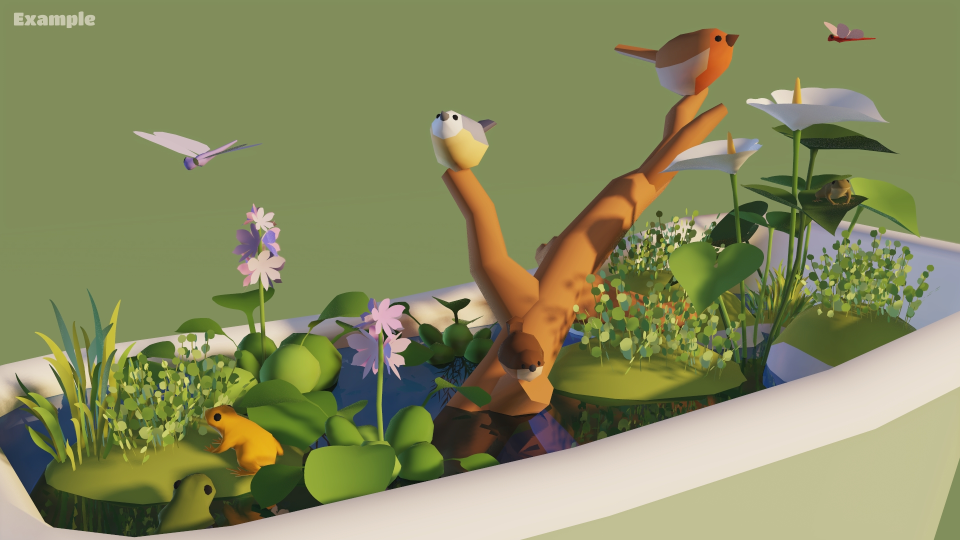
#> input picture studio/assets/oga/pond_kit/example_2_close.jpg, 1920 x 1080 px (shown at 1/2 size); its folder holds only this picture in this run
$ python -i look.py   (imports and definitions only)
#> lines starting #> are read from the running program, lines starting #| are printed output that depends on the picture
#> further down, picture is the input picture: PIL image 1920x1080 RGB; mean R, G, B 134.9, 138.7, 95.5
"""The 'look' of engine 2: richer colour, 3D-style shading, textures, glow and depth.

grade()      final colour grade on every frame: vibrance, gentle contrast, warm bloom, soft vignette
shade3d()    rounds off a flat sprite: light from above, ambient occlusion below, a glossy highlight
texture()    fine grain and speckle on scenery so grass, roads and hills don't look flat
"""
import math

import numpy as np
from PIL import Image, ImageChops, ImageEnhance, ImageFilter

W, H = 1920, 1080

_LUT = None
_VIG = None


def _lut():
    global _LUT
    if _LUT is None:
        x = np.arange(256) / 255.0
        y = x + 0.10 * np.sin(2 * math.pi * (x - 0.5)) * 0.5   # soft S-curve: a little more punch
        y = np.clip(y * 1.02, 0, 1)
        _LUT = [int(v * 255 + 0.5) for v in y] * 3
    return _LUT


def _vignette():
    global _VIG
    if _VIG is None:
        yy, xx = np.mgrid[0:H // 4, 0:W // 4]
        d = np.sqrt(((xx - W / 8) / (W / 8)) ** 2 + ((yy - H / 8) / (H / 8)) ** 2)
        v = np.clip(1 - 0.16 * np.clip(d - 0.55, 0, None) ** 1.6, 0, 1)
        _VIG = Image.fromarray((v * 255).astype(np.uint8)).resize((W, H), Image.BILINEAR)
    return _VIG


def grade(frame, vibrance=1.3, bloom=0.16, time="day"):
    """Frame (RGBA or RGB, 1920x1080) -> graded RGB."""
#> called with vibrance = 1.3, bloom = 0.16, time = 'day'
    img = frame.convert("RGB")
    img = ImageEnhance.Color(img).enhance(vibrance)
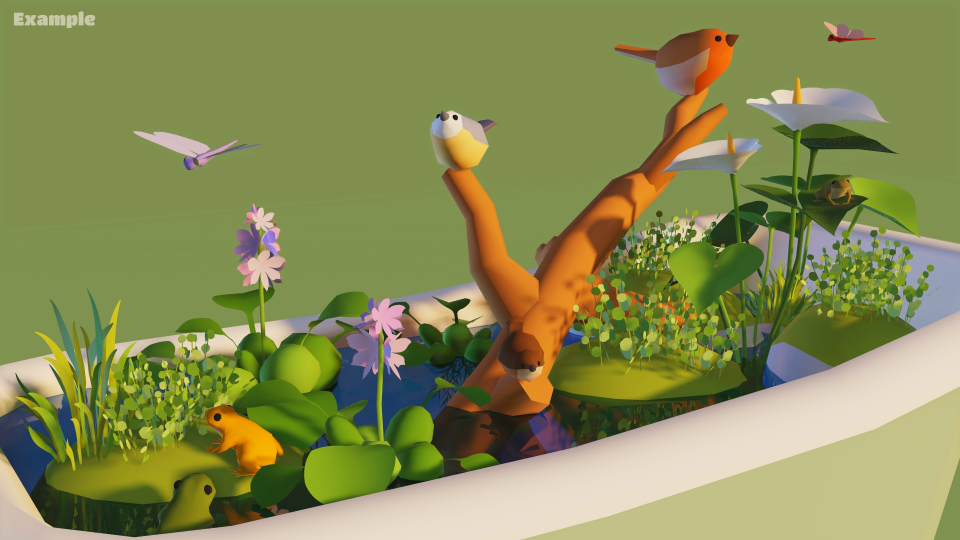
#> img: PIL image 1920x1080 RGB (shown at 1/2 size); mean R, G, B 135.1, 140.1, 83.8
    img = img.point(_lut())
    # bloom: bright areas glow softly (sun, sky, lit windows, foam)
    small = img.resize((W // 6, H // 6), Image.BILINEAR)
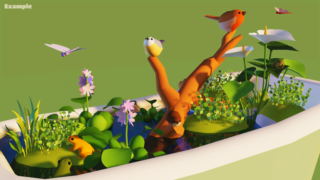
#> small: PIL image 320x180 RGB; mean R, G, B 138.3, 145.9, 79.2
    bright = small.point(lambda v: max(0, (v - 226) * 6))
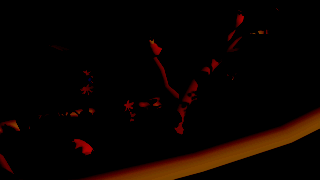
#> bright: PIL image 320x180 RGB; mean R, G, B 9.9, 2.9, 0
    glow = bright.filter(ImageFilter.GaussianBlur(10)).resize((W, H), Image.BILINEAR)
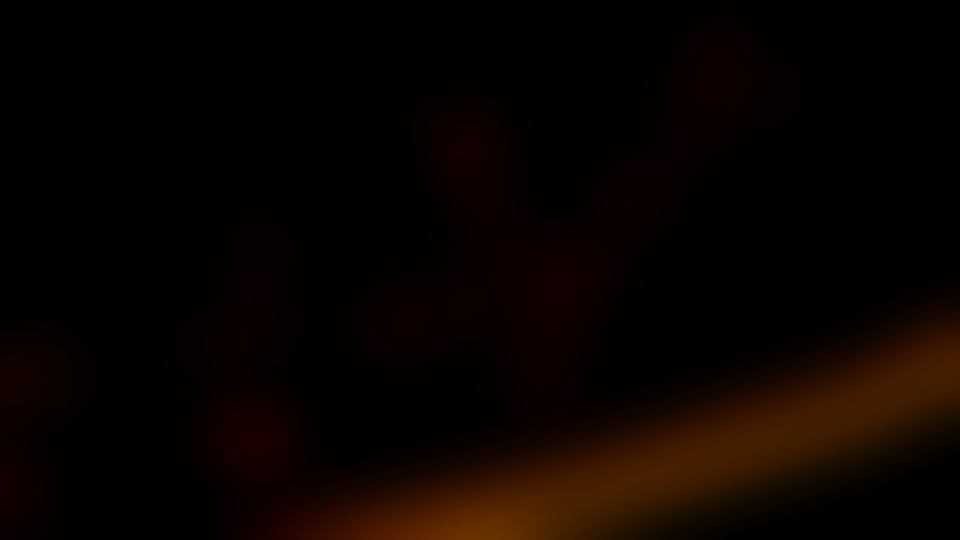
#> glow: PIL image 1920x1080 RGB (shown at 1/2 size); mean R, G, B 9.9, 2.9, 0
    if time in ("golden", "dusk", "dawn"):
        glow = ImageChops.multiply(glow, Image.new("RGB", (W, H), (255, 214, 170)))
    img = ImageChops.add(img, ImageEnhance.Brightness(glow).enhance(bloom))
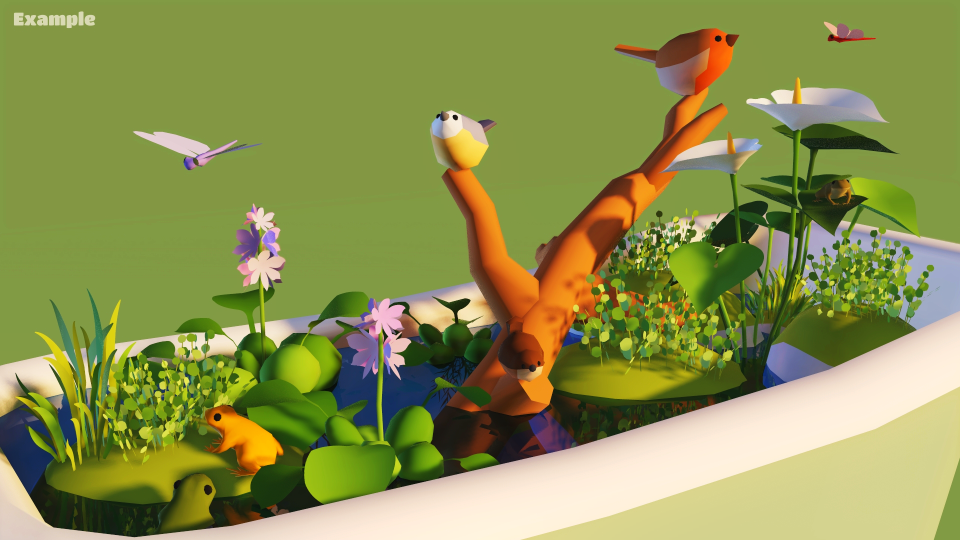
#> img: PIL image 1920x1080 RGB (shown at 1/2 size); mean R, G, B 139.5, 146.3, 79.2
    # soft vignette keeps the eye on the middle of the frame
    img = ImageChops.multiply(img, Image.merge("RGB", (_vignette(),) * 3))
#> in _vignette, `_VIG = Image.fromarray((v * 255).astype(np.uint8)).resize((W, H), Imag..`:
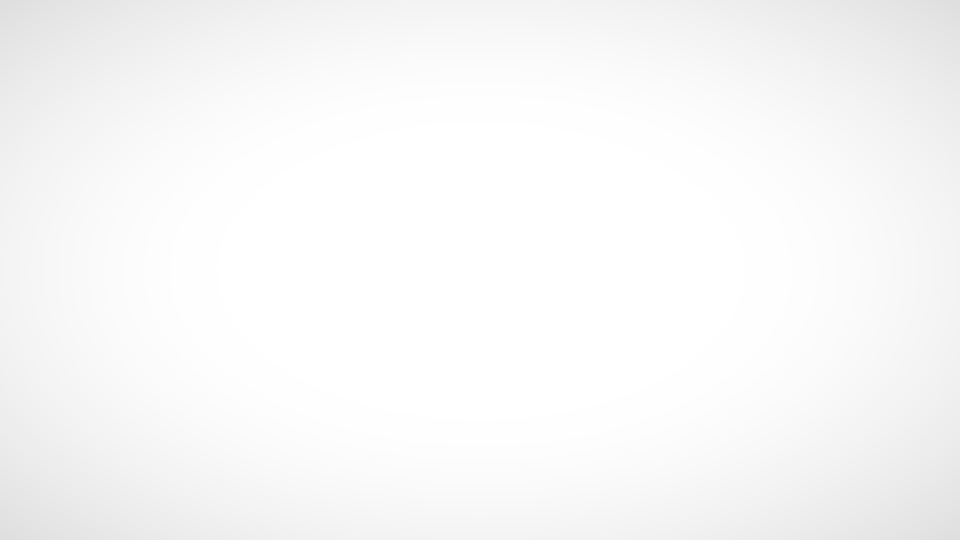
#> _VIG: PIL image 1920x1080 L (shown at 1/2 size); min 222, max 255, mean 248.2
    return img


# [102 lines left out: functions shade3d, texture, sky, cloud, not called in this run]

>>> from PIL import Image
>>> picture = Image.open('../assets/oga/pond_kit/example_2_close.jpg')
>>> result = grade(picture)

$ run again, on studio/assets/oga/pond_kit/example_2_wide.jpg
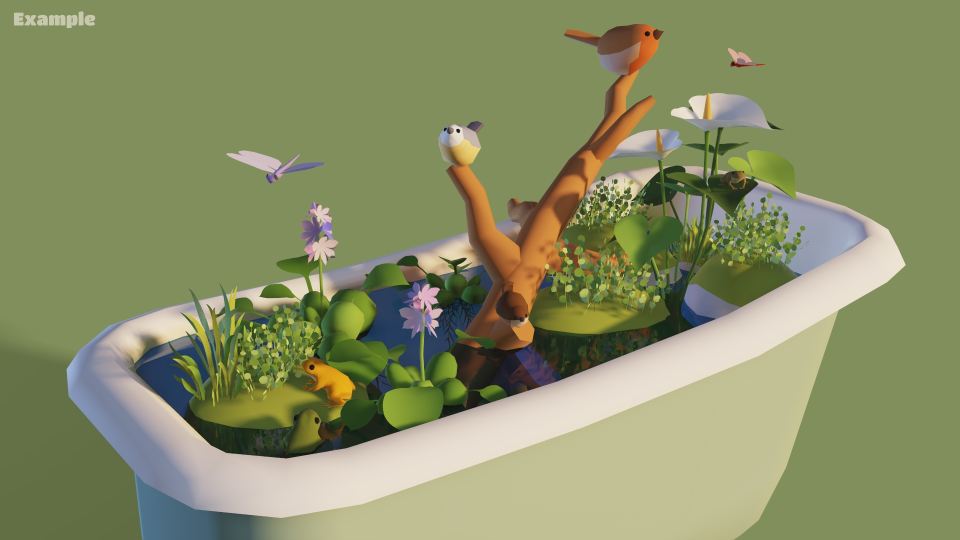
#> input picture studio/assets/oga/pond_kit/example_2_wide.jpg, 1920 x 1080 px (shown at 1/2 size)
#> picture is the input picture: PIL image 1920x1080 RGB; mean R, G, B 136.6, 143.1, 102
#> in grade, `glow = bright.filter(ImageFilter.GaussianBlur(10)).resize((W, H), Imag..`:
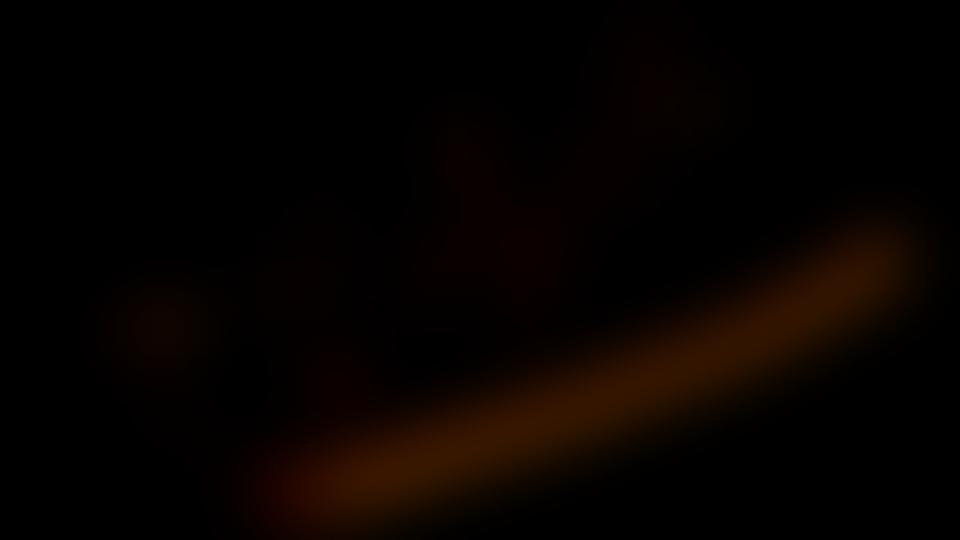
#> glow: PIL image 1920x1080 RGB (shown at 1/2 size); mean R, G, B 7, 2.2, 0
#> in grade, `img = ImageChops.add(img, ImageEnhance.Brightness(glow).enhance(bloom))`:
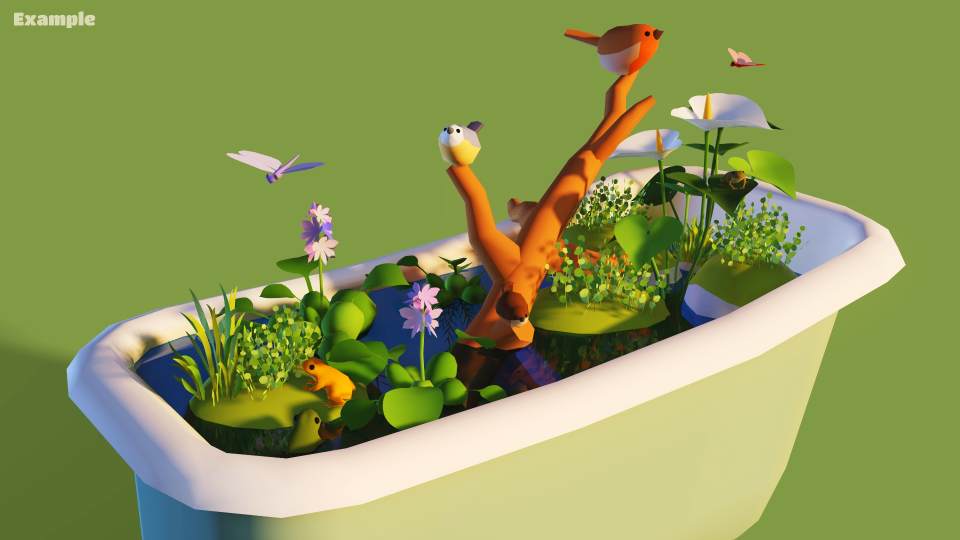
#> img: PIL image 1920x1080 RGB (shown at 1/2 size); mean R, G, B 140.2, 152.3, 86.4

$ run again, on studio/assets/oga/pond_kit/example_close.jpg
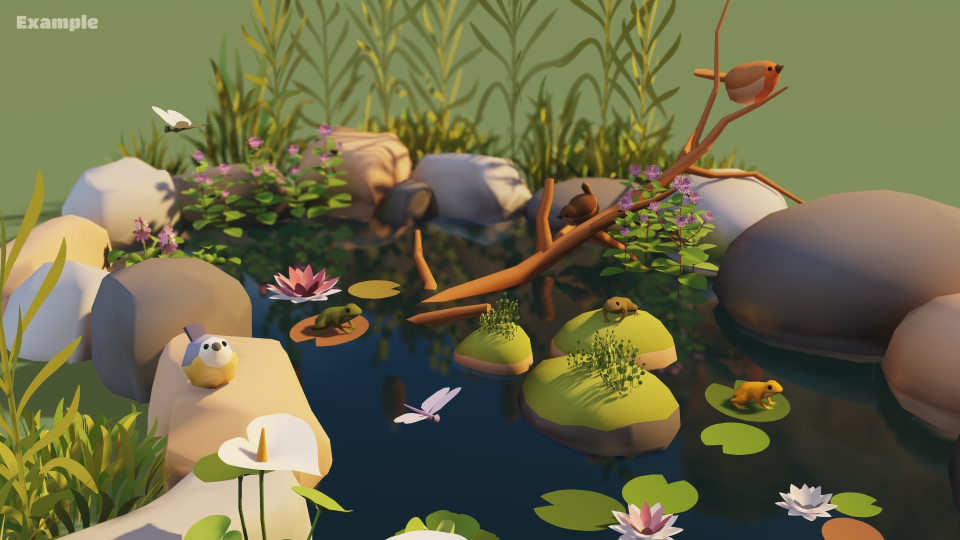
#> input picture studio/assets/oga/pond_kit/example_close.jpg, 1920 x 1080 px (shown at 1/2 size)
#> picture is the input picture: PIL image 1920x1080 RGB; mean R, G, B 107.6, 105.9, 72.1
#> in grade, `small = img.resize((W // 6, H // 6), Image.BILINEAR)`:
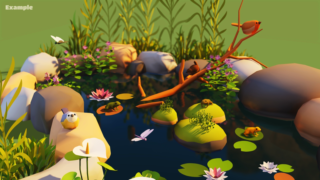
#> small: PIL image 320x180 RGB; mean R, G, B 108.6, 106.1, 55.3
#> in grade, `glow = bright.filter(ImageFilter.GaussianBlur(10)).resize((W, H), Imag..`:
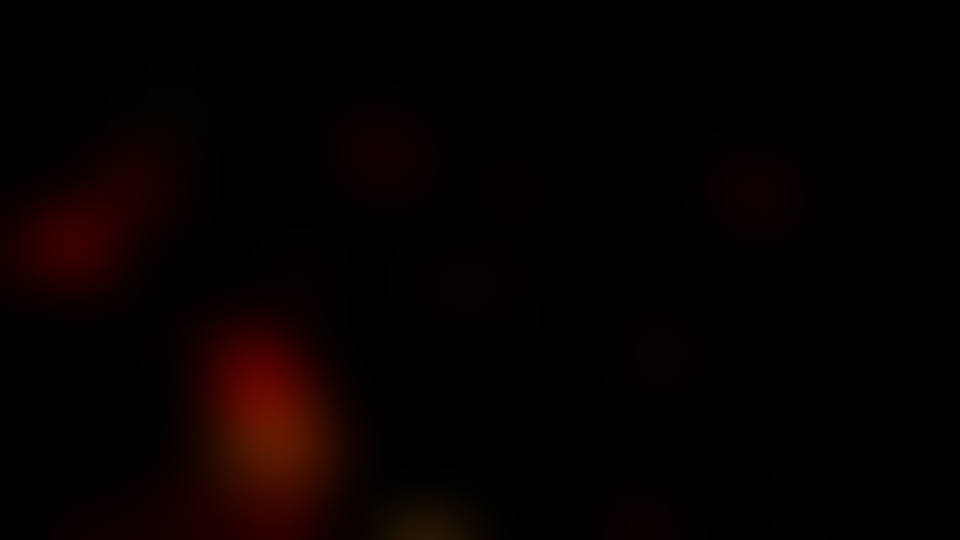
#> glow: PIL image 1920x1080 RGB (shown at 1/2 size); mean R, G, B 6.3, 0.6, 0

$ run again, on studio/assets/oga/pond_kit/example_wide.jpg
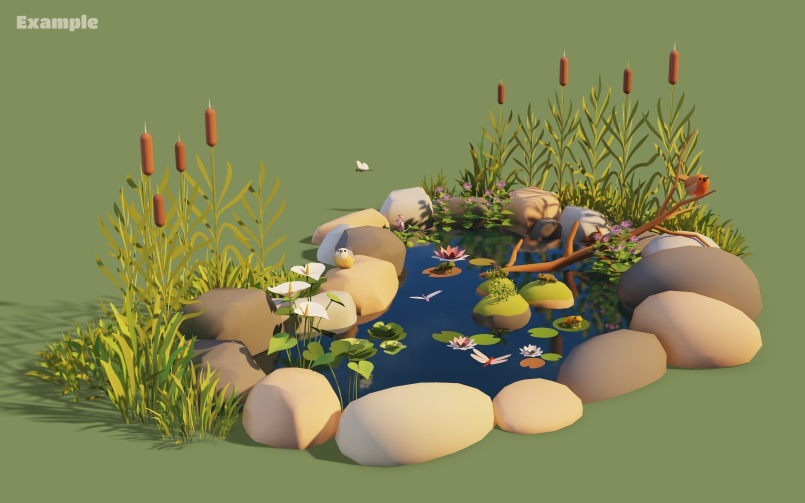
#> input picture studio/assets/oga/pond_kit/example_wide.jpg, 1610 x 1006 px (shown at 1/2 size)
#> picture is the input picture: PIL image 1610x1006 RGB; mean R, G, B 130.4, 134.5, 87
#> in grade, `small = img.resize((W // 6, H // 6), Image.BILINEAR)`:
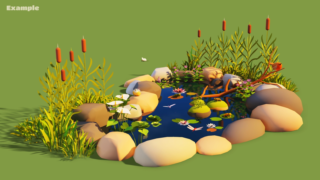
#> small: PIL image 320x180 RGB; mean R, G, B 133.2, 142.1, 65.7
#> in grade, `glow = bright.filter(ImageFilter.GaussianBlur(10)).resize((W, H), Imag..`:
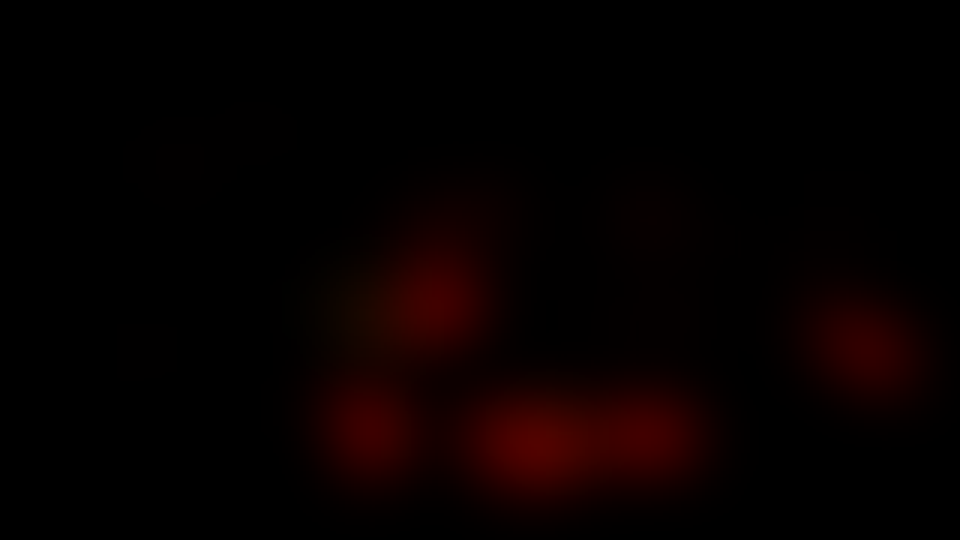
#> glow: PIL image 1920x1080 RGB (shown at 1/2 size); mean R, G, B 6.4, 0.1, 0
